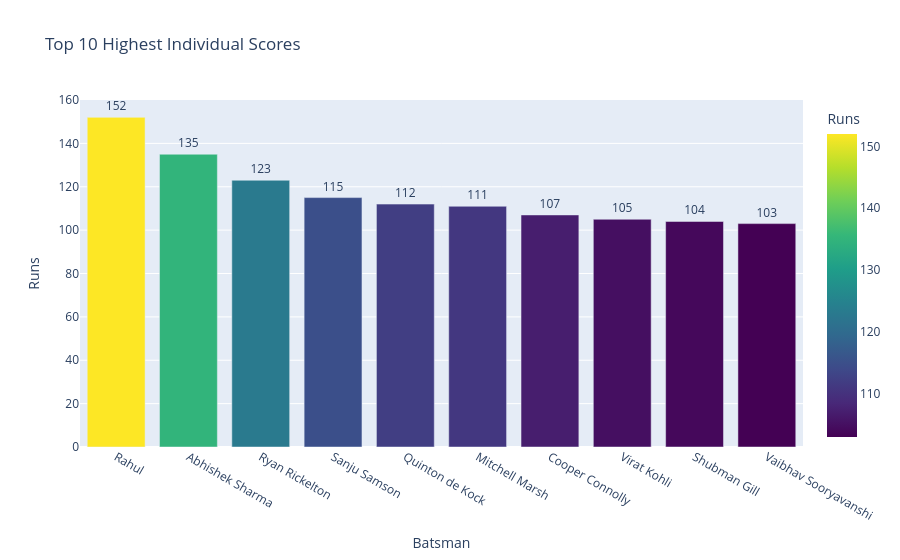

The notebook cell this image was saved under:
### Code cell
fig5 = px.bar(
    highest_scores_df,
    x="Batsman",
    y="Runs",
    title="Top 10 Highest Individual Scores",
    text="Runs",
    color="Runs",
    color_continuous_scale="Viridis",
    hover_data=["Match ID"]
)

fig5.update_traces(textposition="outside")

### Figure 1 — Plotly figure (JSON) as saved in the notebook; plotly's stock layout.template omitted (floating-point values rounded to 4 significant figures)
{"data": [{"customdata": [[202635], [202631], [202641], [202618], [202624], [202650], [202649], [202657], [202673], [202636]], "hovertemplate": "Batsman=%{x}<br>Runs=%{marker.color}<br>Match ID=%{customdata[0]}<extra></extra>", "legendgroup": "", "marker": {"color": [152, 135, 123, 115, 112, 111, 107, 105, 104, 103], "coloraxis": "coloraxis", "pattern": {"shape": ""}}, "name": "", "orientation": "v", "showlegend": false, "text": [152.0, 135.0, 123.0, 115.0, 112.0, 111.0, 107.0, 105.0, 104.0, 103.0], "textposition": "outside", "type": "bar", "x": ["Rahul", "Abhishek Sharma", "Ryan Rickelton", "Sanju Samson", "Quinton de Kock", "Mitchell Marsh", "Cooper Connolly", "Virat Kohli", "Shubman Gill", "Vaibhav Sooryavanshi"], "xaxis": "x", "y": [152, 135, 123, 115, 112, 111, 107, 105, 104, 103], "yaxis": "y"}], "layout": {"barmode": "relative", "coloraxis": {"autocolorscale": false, "colorbar": {"title": {"text": "Runs"}}, "colorscale": [[0, "#440154"], [0.1111, "#482878"], [0.2222, "#3e4989"], [0.3333, "#31688e"], [0.4444, "#26828e"], [0.5556, "#1f9e89"], [0.6667, "#35b779"], [0.7778, "#6ece58"], [0.8889, "#b5de2b"], [1, "#fde725"]]}, "legend": {"tracegroupgap": 0}, "title": {"text": "Top 10 Highest Individual Scores"}, "xaxis": {"anchor": "y", "domain": [0, 1], "title": {"text": "Batsman"}}, "yaxis": {"anchor": "x", "domain": [0, 1], "title": {"text": "Runs"}}}}
